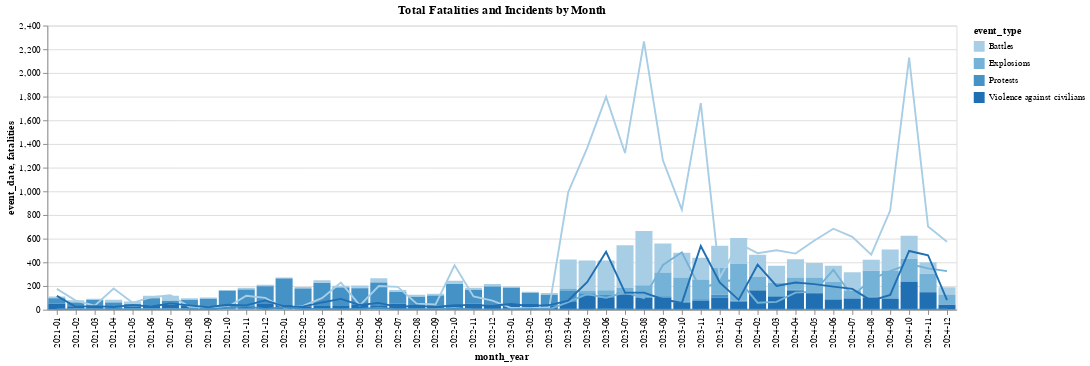

The notebook cell this image was saved under:
### Code cell
# Line plot of total fatalities by month
line = alt.Chart(acled_monthly).mark_line(color='red').encode(
    x='month_year:O',
    y='fatalities:Q',
    color='event_type:O',
    tooltip=['month_year', 'fatalities', 'event_type']
).properties(
    title='Total Fatalities and Incidents by Month'
).interactive()

# Bar chart of total incidents by month
bar = alt.Chart(acled_monthly).mark_bar(color='blue').encode(
    x='month_year:O',
    y='event_date:Q',
    color='event_type:O',
    tooltip=['month_year', 'fatalities', 'event_type']
).interactive()

# Combine both charts into one with a single y-axis
combined_chart = alt.layer(bar, line)

combined_chart

### Figure 1 — Vega-Lite specification as saved in the notebook (floating-point values rounded to 4 significant figures; data arrays with more than 128 entries replaced by an {"elided": "..."} marker saying what was removed)
{"config": {"view": {"continuousWidth": 300, "continuousHeight": 300}}, "layer": [{"mark": {"type": "bar", "color": "blue"}, "encoding": {"color": {"field": "event_type", "type": "ordinal"}, "tooltip": [{"field": "month_year", "type": "nominal"}, {"field": "fatalities", "type": "quantitative"}, {"field": "event_type", "type": "nominal"}], "x": {"field": "month_year", "type": "ordinal"}, "y": {"field": "event_date", "type": "quantitative"}}, "name": "view_21"}, {"mark": {"type": "line", "color": "red"}, "encoding": {"color": {"field": "event_type", "type": "ordinal"}, "tooltip": [{"field": "month_year", "type": "nominal"}, {"field": "fatalities", "type": "quantitative"}, {"field": "event_type", "type": "nominal"}], "x": {"field": "month_year", "type": "ordinal"}, "y": {"field": "fatalities", "type": "quantitative"}}, "name": "view_22", "title": "Total Fatalities and Incidents by Month"}], "data": {"name": "data-42c8769ea803a6b1de48b1e28a5475c7"}, "params": [{"name": "param_97", "select": {"type": "interval", "encodings": ["x", "y"]}, "bind": "scales", "views": ["view_21"]}, {"name": "param_96", "select": {"type": "interval", "encodings": ["x", "y"]}, "bind": "scales", "views": ["view_22"]}], "$schema": "https://vega.github.io/schema/vega-lite/v5.20.1.json", "datasets": {"data-42c8769ea803a6b1de48b1e28a5475c7": {"elided": "182 records"}}}
